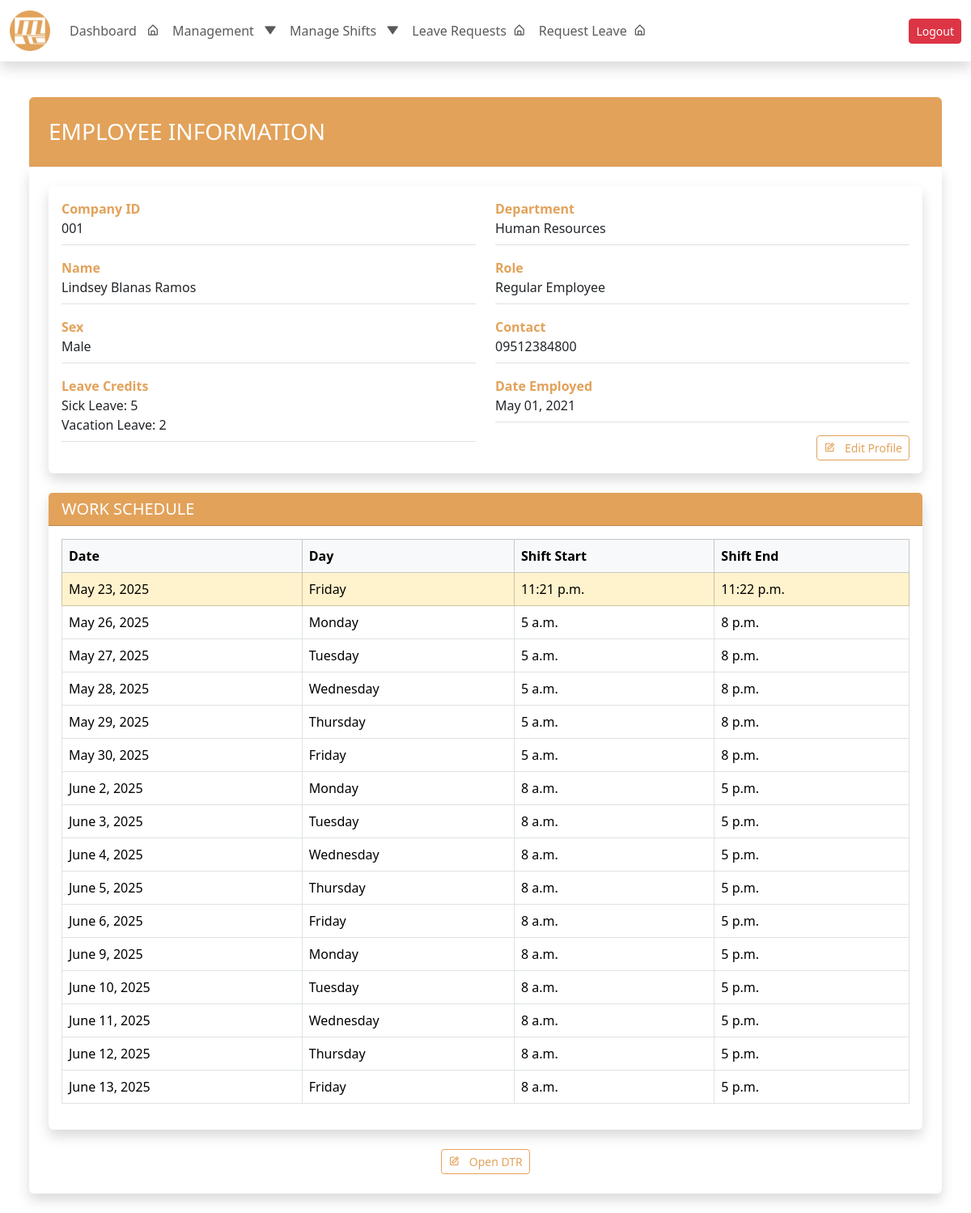
Before: /employee/view/10/ (signed in) with the older database file.
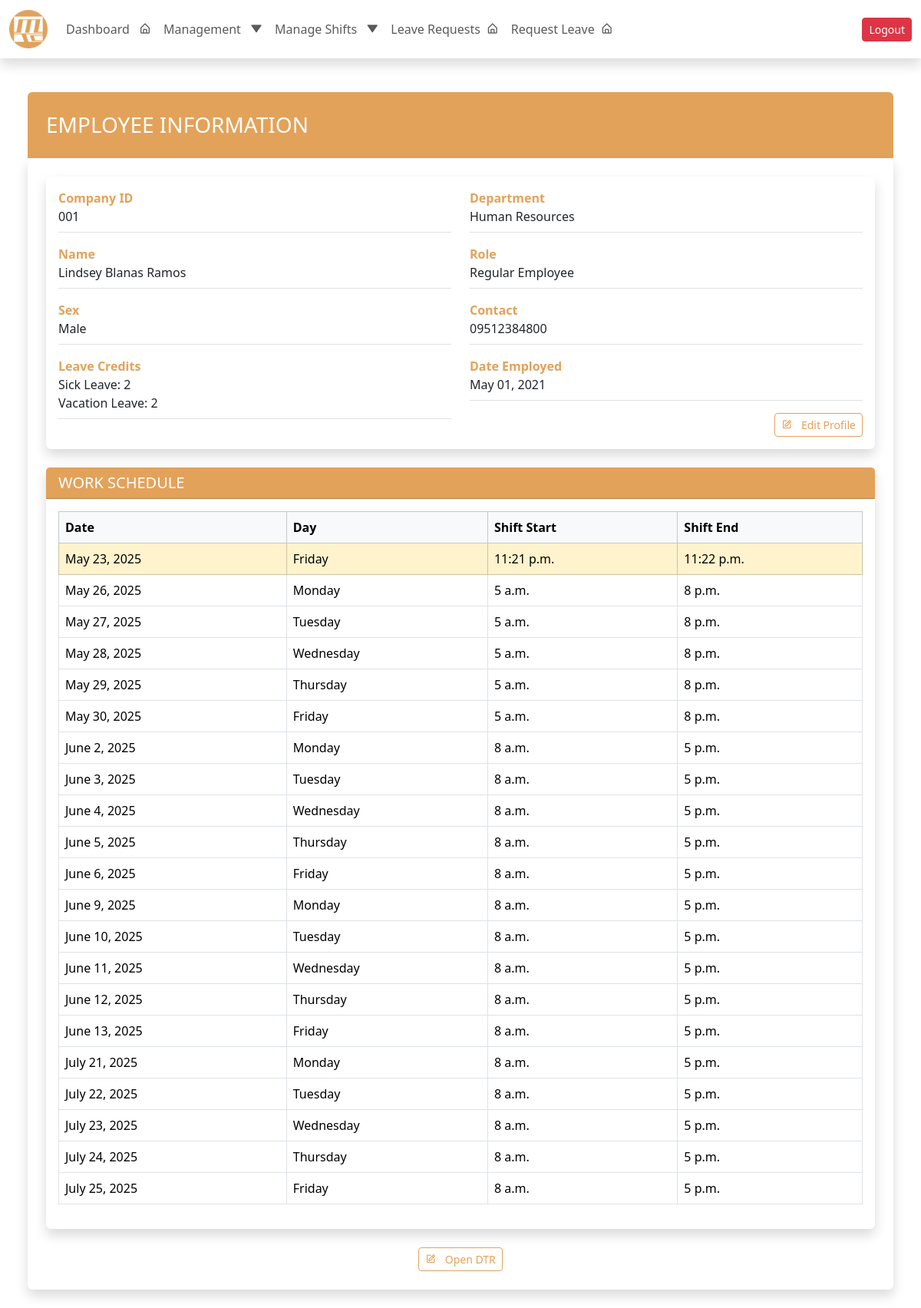
After: the same page with the newer database file.
### core/models.py (models this page shows, shortened)
class Employee(models.Model):
    SEX_CHOICES = [
        ('Male', 'Male'),
        ('Female', 'Female'),
        ('Other', 'Prefer not to Say'),
    ]
    ROLE_CHOICES = [
        ('Regular Employee', 'Regular Employee'),
        ('Department Head', 'Department Head'),
        ('Admin(HR)', 'Admin(HR)'),
        ('Supervisor', 'Supervisor'),
        ('President', 'President')
    ]
    employee_id = models.AutoField(primary_key=True)
    company_id = models.CharField(max_length=20, blank=False, unique=True)
    first_name = models.CharField(max_length=100, blank=False)
    middle_name = models.CharField(max_length=100, blank=True, null=True)
    last_name = models.CharField(max_length=100, blank=False)
    sex = models.CharField(max_length=20, choices=SEX_CHOICES, blank=False)
    role = models.CharField(max_length=20, choices=ROLE_CHOICES, default='Regular Employee', blank=False)
    department = models.ForeignKey(
        Department,
        related_name="employees",
        on_delete=models.SET_NULL,
        null=True,
        blank=True
    )
    contact_number = models.CharField(max_length=15, blank=False)
    date_employed = models.DateField()
    leave_credits = models.IntegerField(default=0, blank=False)
    leave_credits2 = models.IntegerField(default=0, blank=False)
    user_account = models.OneToOneField(User, on_delete=models.SET_NULL, null=True, blank=True, related_name='employee')
    class Meta:
        ordering = ['last_name', 'first_name']
        verbose_name = 'Employee'
        verbose_name_plural = 'Employees'
        db_table = 'employee_table'
        constraints = [
            models.CheckConstraint(
                check=models.Q(leave_credits__gte=0),
                name='positive_leave_credits',
            ),
        ]

class Shift(models.Model):
    employee = models.ForeignKey(
        'Employee',
        on_delete=models.CASCADE,
        related_name='shifts'
    )
    department = models.ForeignKey(
        'Department',
        on_delete=models.CASCADE,
        related_name='shifts'
    )
    shift_date = models.DateField(default=timezone.now)
    shift_start = models.TimeField()
    shift_end = models.TimeField()
    class Meta:
        verbose_name = 'Shift'
        verbose_name_plural = 'Shifts'
        db_table = 'shift_table'
        ordering = ['shift_date', 'shift_start']

class Department(models.Model):
    name = models.CharField(max_length=255, unique=True)
    leave_respondents = models.ManyToManyField(
        'Employee',
        related_name='leave_departments',
        blank=True,
        limit_choices_to={'department__isnull': False}
    )
    shift_respondents = models.ManyToManyField(
        'Employee',
        related_name='shift_departments',
        blank=True,
        limit_choices_to={'department__isnull': False}
    )
    def __str__(self):
        return self.name

### core/views.py (the view)
# urls.py: path('employee/view/<int:pk>/', views.view_employee_information, name='employee_information'),
def view_employee_information(request, pk):
    employee = get_object_or_404(Employee, employee_id=pk)
    shifts = Shift.objects.filter(employee=employee).order_by('shift_date', 'shift_start')
    today = date.today()
    start_of_week = today - timedelta(days=today.weekday())  # Monday
    end_of_week = start_of_week + timedelta(days=6)          # Sunday
    context = {
        'employee': employee,
        'shifts': shifts,
        'today': today,
        'start_of_week': start_of_week,
        'end_of_week': end_of_week,
    }
    return render(request, 'view_employee_information.html', context)

### core/templates/view_employee_information.html (shortened to what the changed rows need)
{% extends "base.html" %}
{% block content %}
<div class="container-fluid" style="max-width: 1200px;">
    <div class="bg-white p-4 rounded shadow">
        <div class="card border-0 shadow mb-4">
            <div class="card-body">
                <div class="row g-4">
                    <div class="col-md-6">
                        <div class="d-flex flex-column gap-3">
                            <div class="border-bottom pb-2">
                                <label class="fw-bold text-orange">Company ID</label>
                                <p class="mb-0">{{ employee.company_id }}</p>
                            </div>
                            <div class="border-bottom pb-2">
                                <label class="fw-bold text-orange">Name</label>
                                <p class="mb-0">
                                    {{ employee.first_name }}
                                    {% if employee.middle_name %}{{ employee.middle_name }}{% endif %}
                                    {{ employee.last_name }}
                                </p>
                            </div>
                            <div class="border-bottom pb-2">
                                <label class="fw-bold text-orange">Sex</label>
                                <p class="mb-0">{{ employee.sex }}</p>
                            </div>
                            <div class="border-bottom pb-2">
                                <label class="fw-bold text-orange">Leave Credits</label>
                                <p class="mb-0">Sick Leave: {{ employee.leave_credits }}</p>
                                <p class="mb-0">Vacation Leave: {{ employee.leave_credits2 }}</p>
                            </div>
                        </div>
                    </div>
                    <div class="col-md-6">
                        <div class="d-flex flex-column gap-3">
                            <div class="border-bottom pb-2">
                                <label class="fw-bold text-orange">Department</label>
                                <p class="mb-0">{{ employee.department }}</p>
                            </div>
                            <div class="border-bottom pb-2">
                                <label class="fw-bold text-orange">Role</label>
                                <p class="mb-0">{{ employee.role }}</p>
                            </div>
                            <div class="border-bottom pb-2">
                                <label class="fw-bold text-orange">Contact</label>
                                <p class="mb-0">{{ employee.contact_number }}</p>
                            </div>
                            <div class="border-bottom pb-2">
                                <label class="fw-bold text-orange">Date Employed</label>
                                <p class="mb-0">{{ employee.date_employed|date:"M d, Y" }}</p>
                            </div>
                        </div>
                    </div>
                </div>
            </div>
        </div>
        <div class="card border-0 shadow mb-4">
            <div class="card-body">
                <table class="table table-bordered table-hover align-middle">
                    <thead class="table-light">
                        <tr>
                            <th>Date</th>
                            <th>Day</th>
                            <th>Shift Start</th>
                            <th>Shift End</th>
                        </tr>
                    </thead>
                    <tbody>
                        {% for shift in shifts %}
                        <tr
                            {% if shift.shift_date == today %}
                                class="table-success"
                            {% elif shift.shift_date >= start_of_week and shift.shift_date <= end_of_week %}
                                class="table-warning"
                            {% endif %}
                        >
                            <td>
                                {{ shift.shift_date }}
                            </td>
                            <td>{{ shift.shift_date|date:"l" }}</td>
                            <td>{{ shift.shift_start }}</td>
                            <td>{{ shift.shift_end }}</td>
                        </tr>
                        {% endfor %}
                    </tbody>
                </table>
            </div>
        </div>
    </div>
</div>
{% endblock %}

Changed rows visible on the page:
changed Employee "Lindsey": leave_credits "5" → "2"
added Shift: shift_date "July 21, 2025", shift_date "Monday", shift_start "8 a.m.", shift_end "5 p.m."
added Shift: shift_date "July 22, 2025", shift_date "Tuesday", shift_start "8 a.m.", shift_end "5 p.m."
added Shift: shift_date "July 23, 2025", shift_date "Wednesday", shift_start "8 a.m.", shift_end "5 p.m."
added Shift: shift_date "July 24, 2025", shift_date "Thursday", shift_start "8 a.m.", shift_end "5 p.m."
added Shift: shift_date "July 25, 2025", shift_date "Friday", shift_start "8 a.m.", shift_end "5 p.m."
